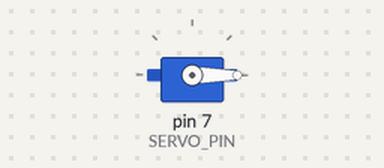
The sketch below on a simulated Arduino Uno, built with avr-gcc and run on an emulated ATmega328P. Parts: servo.

Above: at 0.05 s.
At 10.0 s:
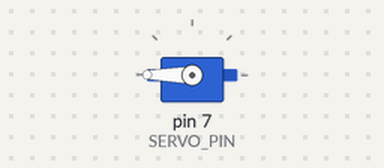
Timing chart, 0 to 13.0 s (numbered marks = the images above):
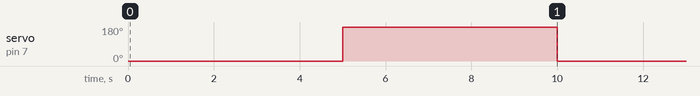

Measured:
- by itself, servo on pin 7 (SERVO_PIN): alternates 180° for 5.0 s and 0° for 5.0 s

The sketch:

Servo.ino
```cpp
#include <Servo.h>
#define SERVO_PIN 7  // PWM Signal
Servo servo;

// Swift movement
void Smove(int degrees) {
  for (int pos = 0; pos <= degrees; pos += 1) { // move from 0 to degrees
    servo.write(pos);
    delay(15); // wait 15ms to allow the servo to reach the position
  }
  for (int pos = degrees; pos >= 0; pos -= 1) { // move back from to 0 degrees
    servo.write(pos);
    delay(15);
  }
}

// Gradual Movement
void Gmove(int targetAngle) {
  int currentAngle = servo.read();
  if (currentAngle < targetAngle) {
    for (int pos = currentAngle; pos <= targetAngle; pos++) {
      servo.write(pos);
      delay(10);
    }
  } else {
    for (int pos = currentAngle; pos >= targetAngle; pos--) {
      servo.write(pos);
      delay(10);
    }
  }
}

void setup() {
  servo.attach(SERVO_PIN);  // Connect D7 of Arduino with PWM signal pin of servo motor
}

void loop() {
  // Gradual Movement
  // servo.write(0);
  // Gmove(90);

  // Swift Movement
  //Smove(360);

  servo.write(0);
  delay(3000);
  servo.detach();  //Stop.
  delay(2000);

  servo.attach(SERVO_PIN);  //Always use attach function after detach to re-connect your servo with the board
  servo.write(180);
  delay(3000);
  servo.detach();  //Stop
  delay(2000);
  servo.attach(SERVO_PIN);
}
```
